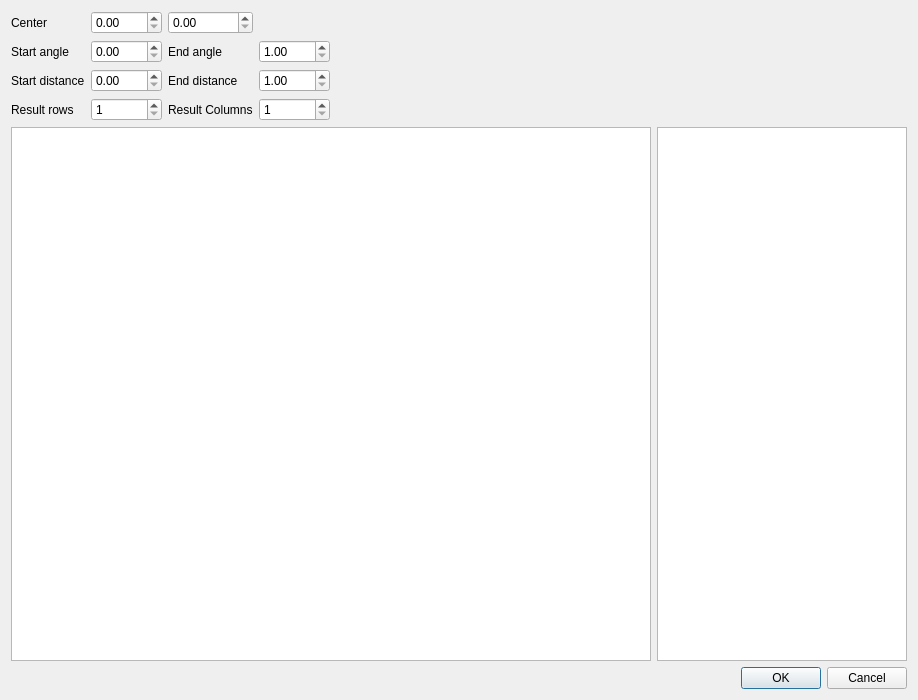
<?xml version="1.0" encoding="UTF-8"?>
<ui version="4.0">
 <class>DialogCreatCoordSystemRadial</class>
 <widget class="QDialog" name="DialogCreatCoordSystemRadial">
  <property name="geometry">
   <rect>
    <x>0</x>
    <y>0</y>
    <width>916</width>
    <height>700</height>
   </rect>
  </property>
  <property name="windowTitle">
   <string>Dialog</string>
  </property>
  <layout class="QVBoxLayout" name="verticalLayout">
   <item>
    <layout class="QHBoxLayout" name="horizontalLayout">
     <item>
      <layout class="QGridLayout" name="gridLayout">
       <item row="1" column="1">
        <widget class="QDoubleSpinBox" name="dsbAngleStart">
         <property name="singleStep">
          <double>0.010000000000000</double>
         </property>
        </widget>
       </item>
       <item row="2" column="0">
        <widget class="QLabel" name="lblStart">
         <property name="text">
          <string>Start distance</string>
         </property>
        </widget>
       </item>
       <item row="0" column="0">
        <widget class="QLabel" name="lblCenter">
         <property name="text">
          <string>Center</string>
         </property>
        </widget>
       </item>
       <item row="0" column="2">
        <widget class="QDoubleSpinBox" name="dsbCenterY">
         <property name="maximum">
          <double>1024.000000000000000</double>
         </property>
        </widget>
       </item>
       <item row="1" column="3">
        <widget class="QDoubleSpinBox" name="dsbAngleEnd">
         <property name="minimum">
          <double>1.000000000000000</double>
         </property>
         <property name="singleStep">
          <double>0.010000000000000</double>
         </property>
        </widget>
       </item>
       <item row="0" column="1">
        <widget class="QDoubleSpinBox" name="dsbCenterX">
         <property name="maximum">
          <double>1024.000000000000000</double>
         </property>
        </widget>
       </item>
       <item row="2" column="1">
        <widget class="QDoubleSpinBox" name="dsbDistanceStart">
         <property name="maximum">
          <double>1024.000000000000000</double>
         </property>
        </widget>
       </item>
       <item row="2" column="2">
        <widget class="QLabel" name="lblDistanceEnd">
         <property name="text">
          <string>End distance</string>
         </property>
        </widget>
       </item>
       <item row="1" column="0">
        <widget class="QLabel" name="lblAngleStart">
         <property name="text">
          <string>Start angle</string>
         </property>
        </widget>
       </item>
       <item row="1" column="2">
        <widget class="QLabel" name="lblAngleEnd">
         <property name="text">
          <string>End angle</string>
         </property>
        </widget>
       </item>
       <item row="2" column="3">
        <widget class="QDoubleSpinBox" name="dsbDistanceEnd">
         <property name="minimum">
          <double>1.000000000000000</double>
         </property>
         <property name="maximum">
          <double>1024.000000000000000</double>
         </property>
        </widget>
       </item>
       <item row="3" column="0">
        <widget class="QLabel" name="lblRows">
         <property name="text">
          <string>Result rows</string>
         </property>
        </widget>
       </item>
       <item row="3" column="1">
        <widget class="QSpinBox" name="sbResultRows">
         <property name="minimum">
          <number>1</number>
         </property>
         <property name="maximum">
          <number>1024</number>
         </property>
        </widget>
       </item>
       <item row="3" column="2">
        <widget class="QLabel" name="lblResultCols">
         <property name="text">
          <string>Result Columns</string>
         </property>
        </widget>
       </item>
       <item row="3" column="3">
        <widget class="QSpinBox" name="sbResultCols">
         <property name="minimum">
          <number>1</number>
         </property>
         <property name="maximum">
          <number>1024</number>
         </property>
        </widget>
       </item>
      </layout>
     </item>
     <item>
      <spacer name="horizontalSpacer_2">
       <property name="orientation">
        <enum>Qt::Horizontal</enum>
       </property>
       <property name="sizeType">
        <enum>QSizePolicy::Expanding</enum>
       </property>
       <property name="sizeHint" stdset="0">
        <size>
         <width>0</width>
         <height>0</height>
        </size>
       </property>
      </spacer>
     </item>
    </layout>
   </item>
   <item>
    <layout class="QHBoxLayout" name="horizontalLayout_4">
     <item>
      <widget class="GraphicsViewWithEvents" name="gvOriginal">
       <property name="minimumSize">
        <size>
         <width>640</width>
         <height>480</height>
        </size>
       </property>
      </widget>
     </item>
     <item>
      <widget class="QGraphicsView" name="gvTransformed">
       <property name="minimumSize">
        <size>
         <width>250</width>
         <height>480</height>
        </size>
       </property>
      </widget>
     </item>
    </layout>
   </item>
   <item>
    <layout class="QHBoxLayout" name="horizontalLayout_5">
     <item>
      <spacer name="horizontalSpacer">
       <property name="orientation">
        <enum>Qt::Horizontal</enum>
       </property>
       <property name="sizeHint" stdset="0">
        <size>
         <width>40</width>
         <height>20</height>
        </size>
       </property>
      </spacer>
     </item>
     <item>
      <widget class="QDialogButtonBox" name="buttonBox">
       <property name="orientation">
        <enum>Qt::Horizontal</enum>
       </property>
       <property name="standardButtons">
        <set>QDialogButtonBox::Cancel|QDialogButtonBox::Ok</set>
       </property>
      </widget>
     </item>
    </layout>
   </item>
  </layout>
 </widget>
 <customwidgets>
  <customwidget>
   <class>GraphicsViewWithEvents</class>
   <extends>QGraphicsView</extends>
   <header>ui/graphicsviewwithevents.h</header>
  </customwidget>
 </customwidgets>
 <tabstops>
  <tabstop>dsbCenterX</tabstop>
  <tabstop>dsbCenterY</tabstop>
  <tabstop>dsbAngleStart</tabstop>
  <tabstop>dsbAngleEnd</tabstop>
  <tabstop>dsbDistanceStart</tabstop>
  <tabstop>dsbDistanceEnd</tabstop>
  <tabstop>sbResultRows</tabstop>
  <tabstop>sbResultCols</tabstop>
  <tabstop>buttonBox</tabstop>
  <tabstop>gvOriginal</tabstop>
  <tabstop>gvTransformed</tabstop>
 </tabstops>
 <resources/>
 <connections>
  <connection>
   <sender>buttonBox</sender>
   <signal>rejected()</signal>
   <receiver>DialogCreatCoordSystemRadial</receiver>
   <slot>reject()</slot>
   <hints>
    <hint type="sourcelabel">
     <x>777</x>
     <y>689</y>
    </hint>
    <hint type="destinationlabel">
     <x>286</x>
     <y>274</y>
    </hint>
   </hints>
  </connection>
  <connection>
   <sender>dsbCenterX</sender>
   <signal>valueChanged(double)</signal>
   <receiver>DialogCreatCoordSystemRadial</receiver>
   <slot>doubleValueChanged(double)</slot>
   <hints>
    <hint type="sourcelabel">
     <x>131</x>
     <y>25</y>
    </hint>
    <hint type="destinationlabel">
     <x>457</x>
     <y>349</y>
    </hint>
   </hints>
  </connection>
  <connection>
   <sender>dsbCenterY</sender>
   <signal>valueChanged(double)</signal>
   <receiver>DialogCreatCoordSystemRadial</receiver>
   <slot>doubleValueChanged(double)</slot>
   <hints>
    <hint type="sourcelabel">
     <x>220</x>
     <y>25</y>
    </hint>
    <hint type="destinationlabel">
     <x>457</x>
     <y>349</y>
    </hint>
   </hints>
  </connection>
  <connection>
   <sender>dsbAngleStart</sender>
   <signal>valueChanged(double)</signal>
   <receiver>DialogCreatCoordSystemRadial</receiver>
   <slot>doubleValueChanged(double)</slot>
   <hints>
    <hint type="sourcelabel">
     <x>131</x>
     <y>60</y>
    </hint>
    <hint type="destinationlabel">
     <x>457</x>
     <y>349</y>
    </hint>
   </hints>
  </connection>
  <connection>
   <sender>dsbAngleEnd</sender>
   <signal>valueChanged(double)</signal>
   <receiver>DialogCreatCoordSystemRadial</receiver>
   <slot>doubleValueChanged(double)</slot>
   <hints>
    <hint type="sourcelabel">
     <x>308</x>
     <y>60</y>
    </hint>
    <hint type="destinationlabel">
     <x>457</x>
     <y>349</y>
    </hint>
   </hints>
  </connection>
  <connection>
   <sender>dsbDistanceStart</sender>
   <signal>valueChanged(double)</signal>
   <receiver>DialogCreatCoordSystemRadial</receiver>
   <slot>doubleValueChanged(double)</slot>
   <hints>
    <hint type="sourcelabel">
     <x>131</x>
     <y>95</y>
    </hint>
    <hint type="destinationlabel">
     <x>457</x>
     <y>349</y>
    </hint>
   </hints>
  </connection>
  <connection>
   <sender>dsbDistanceEnd</sender>
   <signal>valueChanged(double)</signal>
   <receiver>DialogCreatCoordSystemRadial</receiver>
   <slot>doubleValueChanged(double)</slot>
   <hints>
    <hint type="sourcelabel">
     <x>308</x>
     <y>95</y>
    </hint>
    <hint type="destinationlabel">
     <x>457</x>
     <y>349</y>
    </hint>
   </hints>
  </connection>
  <connection>
   <sender>sbResultRows</sender>
   <signal>valueChanged(int)</signal>
   <receiver>DialogCreatCoordSystemRadial</receiver>
   <slot>intValueChanged(int)</slot>
   <hints>
    <hint type="sourcelabel">
     <x>131</x>
     <y>130</y>
    </hint>
    <hint type="destinationlabel">
     <x>457</x>
     <y>349</y>
    </hint>
   </hints>
  </connection>
  <connection>
   <sender>sbResultCols</sender>
   <signal>valueChanged(int)</signal>
   <receiver>DialogCreatCoordSystemRadial</receiver>
   <slot>intValueChanged(int)</slot>
   <hints>
    <hint type="sourcelabel">
     <x>308</x>
     <y>130</y>
    </hint>
    <hint type="destinationlabel">
     <x>457</x>
     <y>349</y>
    </hint>
   </hints>
  </connection>
 </connections>
 <slots>
  <slot>doubleValueChanged(double)</slot>
  <slot>intValueChanged(int)</slot>
 </slots>
</ui>
